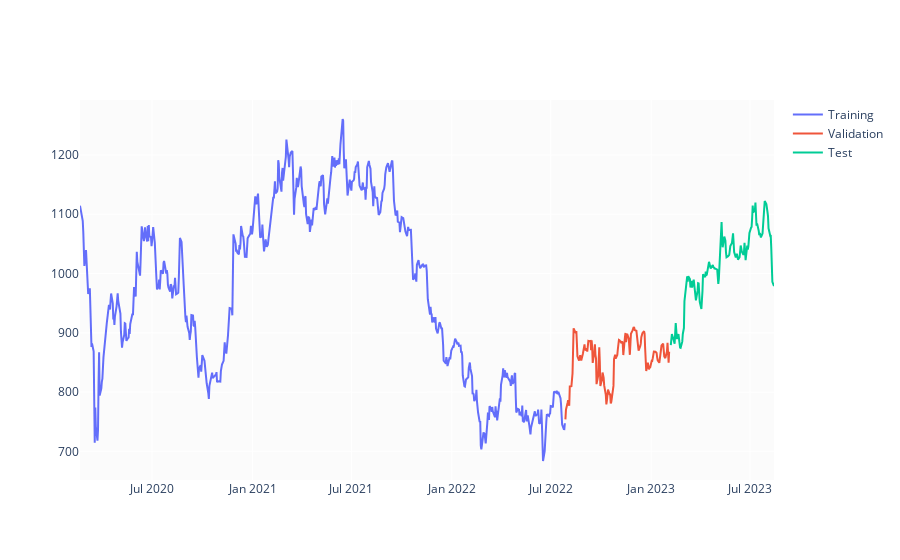

Write notebook code for a chart like this one.
### Code cell
test_size  = 0.15
valid_size = 0.15
   
test_split_idx  = int(df.shape[0] * (1-test_size))
valid_split_idx = int(df.shape[0] * (1-(valid_size+test_size)))

train_df  = df.loc[:valid_split_idx].copy()
valid_df  = df.loc[valid_split_idx+1:test_split_idx].copy()
test_df   = df.loc[test_split_idx+1:].copy()

fig = go.Figure()
fig.add_trace(go.Scatter(x=train_df.Date, y=train_df.Close, name='Training'))
fig.add_trace(go.Scatter(x=valid_df.Date, y=valid_df.Close, name='Validation'))
fig.add_trace(go.Scatter(x=test_df.Date,  y=test_df.Close,  name='Test'))
fig.show()

### Figure 1 — Plotly figure (JSON) as saved in the notebook; plotly's stock layout.template omitted (floating-point values rounded to 4 significant figures; data arrays with more than 128 entries replaced by an {"elided": "..."} marker saying what was removed)
{"data": [{"name": "Training", "type": "scatter", "x": {"elided": "605 str values"}, "y": {"elided": "605 float values"}}, {"name": "Validation", "type": "scatter", "x": {"elided": "130 str values"}, "y": {"elided": "130 float values"}}, {"name": "Test", "type": "scatter", "x": {"elided": "129 str values"}, "y": {"elided": "129 float values"}}], "layout": {}}
